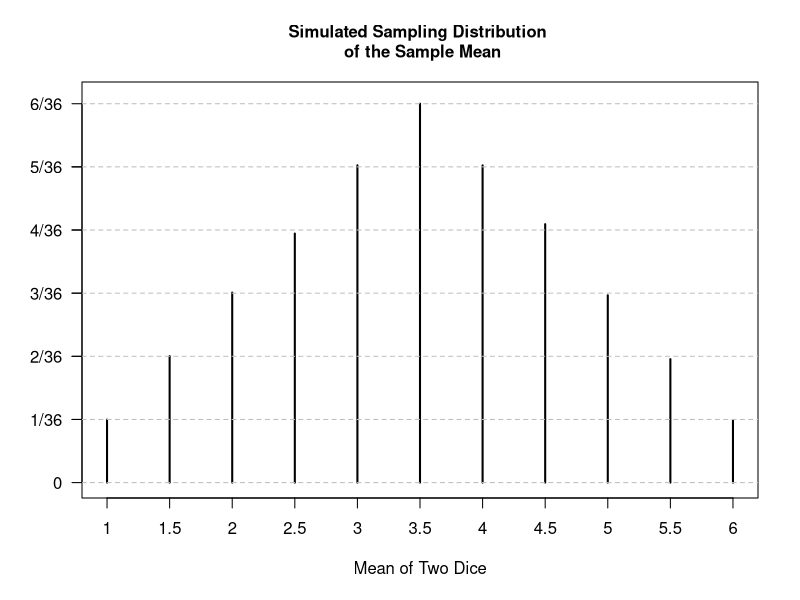

Generate this figure with R:
## ---- chunk 1
set.seed(123)
library(knitr)
knitr::opts_chunk$set(comment = NA,  fig.align = 'center', fig.height = 5, fig.width = 5, warning = FALSE, message = FALSE, tidy.opts=list(blank = TRUE, width.cutoff= 75))
## ---- chunk 2
sum.a <- 0
for(i in c(10, 20, 30)){
  sum.a <- i + sum.a
}
sum.a
## ---- chunk 3
Number <- 15              # Number of Lucas numbers desired 
Lucas <- numeric(Number)  # Storage for Lucas numbers
Lucas[1] <- 2             # First Lucas number 
Lucas[2] <- 1             # Second Lucas number
for(i in 3:Number){
  Lucas[i] <- Lucas[i - 1] + Lucas[i - 2]
}
Lucas
## ---- chunk 4
options(digits = 8)
x <- 113734
tolerance <- 0.00001
oldapp <- x/2
newapp <- (oldapp + x/oldapp)/2 
i <- 0
while( abs(newapp - oldapp) > tolerance){
  oldapp <- newapp
  newapp <- (oldapp + x/oldapp)/2
  i <- i + 1         # Iteration number
}
c(newapp, i)
options(digits = 7)  # reset to default
## ---- chunk 5
options(digits = 8)
x <- 113734
tolerance <- 0.00001
oldapp <- x/2
newapp <- (oldapp + x/oldapp)/2 
i <- 0
repeat{
  oldapp <- newapp
  newapp <- (oldapp + x/oldapp)/2
  i <- i + 1
  if(abs(newapp - oldapp) < tolerance)
    break
}
c(newapp, i)
options(digits = 7) # reset to default
## ---- chunk 6
set.seed(3)           # setting seed for reproducibility
N <- 10^5 - 1         # N = number of simulations
means <- numeric(N)   # Defining numeric vector of size N
for(i in 1:N){
  means[i] <- mean(sample(x = 1:6, size = 2, replace = TRUE))
  }
T1 <- table(means)
T1
## ---- chunk 7
set.seed(3)                 # setting seed for reproducibility
i <- 1
N <- 10^5 - 1               # N = number of simulations
N2mat <- matrix(0, N, 2)    # initialize N*2 matrix to all 0's
while(i <= N){
  N2mat[i, ] <- sample(x = 1:6, size = 2, replace = TRUE)
  i <- i + 1
}
means <- apply(N2mat, 1, mean)
T2 <- table(means)
T2
## ---- chunk 8
set.seed(3)                  # setting seed for reproducibility
i <- 1
N <- 10^5 - 1                # N = number of simulations
N2mat <- matrix(0, N, 2)     # initialize N*2 matrix to all 0's
repeat{
  N2mat[i, ] <- sample(1:6, 2, replace = TRUE)
  if (i == N) break
  i <- i + 1
}
means <- apply(N2mat, 1, mean)
T3 <- table(means)
T3
## ---- chunk 9
par(yaxt = "n")
plot(T3/N, xlab = "Mean of Two Dice", ylab = "", 
     main="Simulated Sampling Distribution \n of the Sample Mean",
     ylim=c(0, 6.1/36), lwd = 2, cex.main = 1)
par(yaxt = "s")
axis(side = 2, at = c(0, 1/36, 2/36, 3/36, 4/36, 5/36, 6/36, 5/36, 4/36, 3/36, 2/36, 1/36), 
     labels = c("0","1/36", "2/36", "3/36", "4/36", "5/36", "6/36", "5/36", 
              "4/36", "3/36", "2/36", "1/36"), las=1 )
abline(h = c(0:6)/36, lty = 2, col = "gray")
